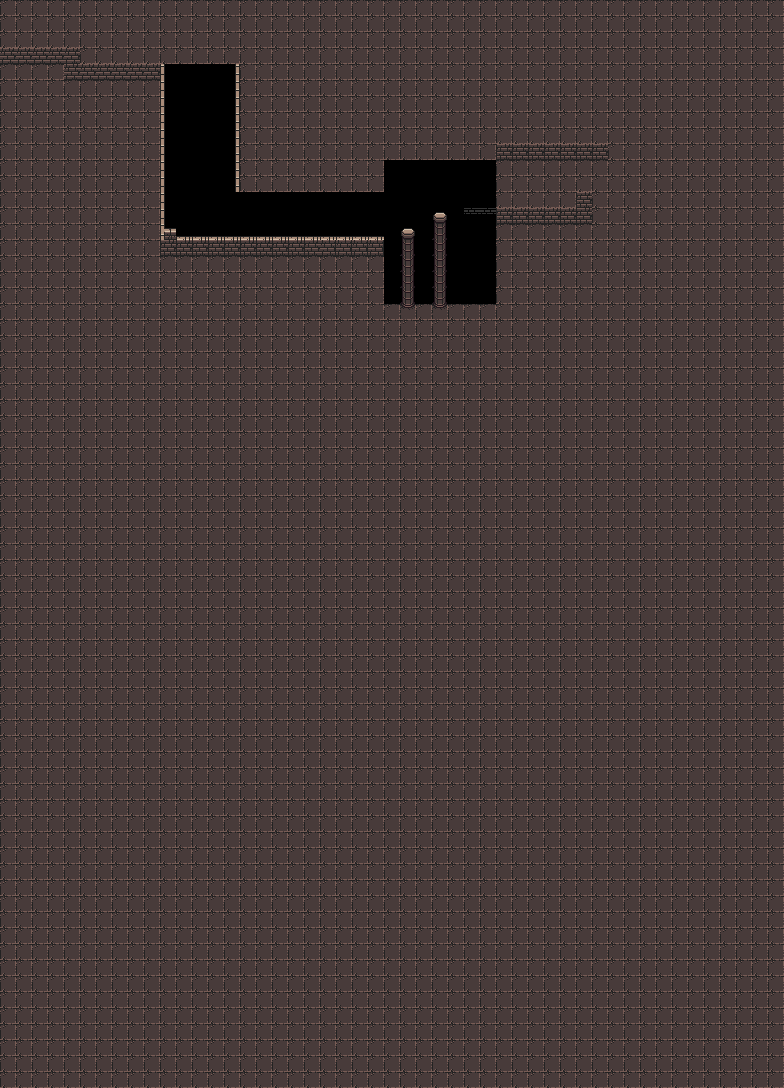

This is a level from a 2D game, rendered from its Tiled map with the project's own tilesets. A one-line summary and the map file follow, with tile-layer data summarised:
An orthogonal 49x68 tile map with 16x16 px tiles, 1 tile layer (Tile Layer 1).

<map version="1.10" tiledversion="1.11.2" orientation="orthogonal" renderorder="right-down" width="49" height="68" tilewidth="16" tileheight="16" infinite="0" nextlayerid="2" nextobjectid="1">
 <tileset firstgid="1" source="../dungeon.tsx" />
 <layer id="1" name="Tile Layer 1" width="49" height="68">
  <data>[3332 cells, 3232 non-empty, 12 distinct tile ids]</data>
 </layer>
</map>
